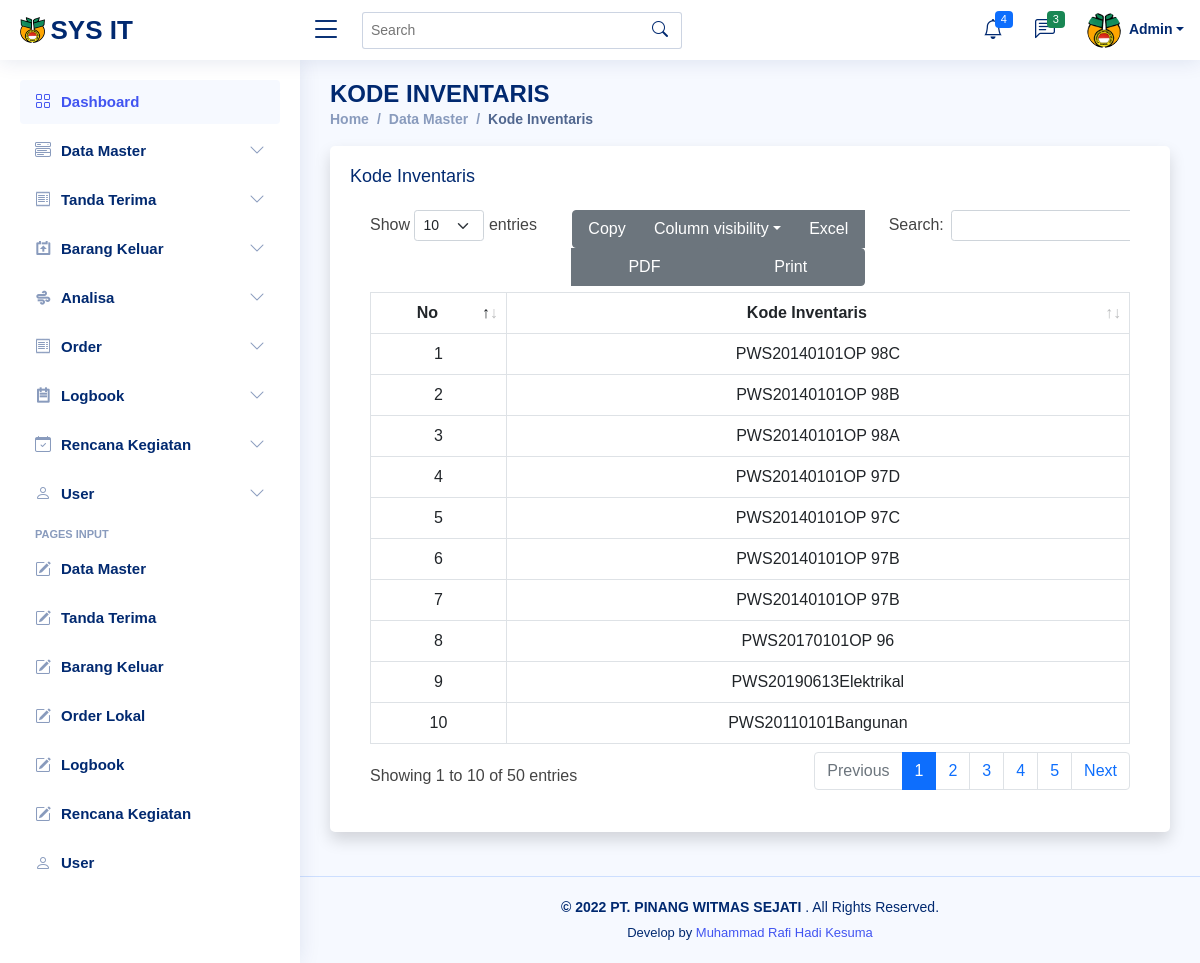
Page /kode_inventaris.php (signed in) on the committed database.
### tables this page shows
CREATE TABLE `users` (
  `id` int(11) NOT NULL,
  `nama` text NOT NULL,
  `username` text NOT NULL,
  `password` text NOT NULL,
  `jabatan` text NOT NULL,
  `level` varchar(20) NOT NULL
);

CREATE TABLE `masters` (
  `id_master` int(11) NOT NULL,
  `divisi` text NOT NULL,
  `type` text NOT NULL,
  `merk` text NOT NULL,
  `tgl_beli` date NOT NULL,
  `user` text NOT NULL,
  `mainboard` text NOT NULL,
  `processor` text NOT NULL,
  `ram` text NOT NULL,
  `harddisk` text NOT NULL,
  `casing` text NOT NULL,
  `wdw_edition` text NOT NULL,
  `wdw_version` text NOT NULL,
  `licenses_pc` text NOT NULL,
  `office` text NOT NULL,
  `licenses_office` text NOT NULL,
  `other_spec` text NOT NULL,
  `status` text NOT NULL,
  `age` text NOT NULL,
  `ups` text NOT NULL,
  `printer` text NOT NULL
);

### kode_inventaris.php (the view, shortened to what this page needs)
<?php require 'header.php'; ?>
<?php require 'sidebar.php'; ?>
<body>
    <main id="main" class="main">
        <div class="pagetitle">
            <h1>KODE INVENTARIS</h1>
            <nav>
                <ol class="breadcrumb">
                    <li class="breadcrumb-item"><a href="home.php">Home</a></li>
                    <li class="breadcrumb-item"><a href="tables_master.php">Data Master</a></li>
                    <li class="breadcrumb-item active">Kode Inventaris</li>
                </ol>
            </nav>
        </div>
        <section class="section">
            <div class="card shadow mb-4">
                <div class="col-lg-12">
                    <div class="card-body">
                        <h5 class="card-title">Kode Inventaris</h5>
                        <div class="card-body">
                            <div class="table-responsive">
                                <table class="table table-bordered" id="dataTable" width="100%" cellspacing="1">
                                    <thead>
                                        <tr>
                                            <th style="text-align: center;">No</th>
                                            <th style="text-align: center;">Kode Inventaris</th>
                                        </tr>
                                    </thead>
                                    <tbody>
                                        <?php
                                        require 'config.php';
                                        $number = 1;
                                        $query = mysqli_query($koneksi, " SELECT * FROM masters ORDER BY id_master DESC");
                                        while ($read = mysqli_fetch_array($query)) {
                                            $tgl = str_replace('-', '', $read['tgl_beli']);
                                            $divisi = $read['divisi'];
                                            $inventaris = 'PWS' . '' . $tgl . '' . $divisi;
                                        ?>
                                            <tr>
                                                <td style="text-align: center; size: 10px;"><?php echo $number++; ?></td>
                                                <td style="text-align: center;"><?php echo $inventaris; ?></td>
                                            </tr>
                                        <?php } ?>
                                    </tbody>
                                </table>
                            </div>
                        </div>
                    </div>
                </div>
        </section>
    </main>
    <?php require 'footer.php'; ?>

### header.php (shortened to what this page needs)
<!DOCTYPE html>
<html lang="en">
<head>
  <link rel="stylesheet" href="assets/css/bootstrap.min.css" />
  <link rel="stylesheet" href="assets/css/select2.min.css" />
  <link rel="stylesheet" href="assets/css/select2-bootstrap-5-theme.min.css" />
  <link rel="stylesheet" href="assets/css/select2-bootstrap-5-theme.rtl.min.css" />
  <link href="assets/css/css.css" rel="stylesheet">
  <link href="assets/vendor/bootstrap/css/bootstrap.min.css" rel="stylesheet">
  <link href="assets/vendor/bootstrap-icons/bootstrap-icons.css" rel="stylesheet">
  <link href="assets/vendor/boxicons/css/boxicons.min.css" rel="stylesheet">
  <link href="assets/vendor/quill/quill.snow.css" rel="stylesheet">
  <link href="assets/vendor/quill/quill.bubble.css" rel="stylesheet">
  <link href="assets/vendor/remixicon/remixicon.css" rel="stylesheet">
  <link href="assets/vendor/simple-datatables/style.css" rel="stylesheet">
  <link rel="stylesheet" href="assets/css/dataTables.bootstrap5.min.css">
  <link rel="stylesheet" href="assets/css/buttons.bootstrap5.min.css">
  <link href="assets/css/style.css" rel="stylesheet">
</head>
<body>
  <header id="header" class="header fixed-top d-flex align-items-center">
    <div class="d-flex align-items-center justify-content-between">
      <a href="home.php" class="logo d-flex align-items-center">
        <img src="assets/img/logo-new.png" alt="">
        <span class="d-none d-lg-block">SYS IT</span>
      </a>
      <i class="bi bi-list toggle-sidebar-btn"></i>
    </div>
    <div class="search-bar">
      <form class="search-form d-flex align-items-center" method="POST" action="#">
        <input type="text" name="query" placeholder="Search" title="Enter search keyword">
        <button type="submit" title="Search"><i class="bi bi-search"></i></button>
      </form>
    </div>
    <nav class="header-nav ms-auto">
      <ul class="d-flex align-items-center">
        <li class="nav-item dropdown">
          <a class="nav-link nav-icon" href="#" data-bs-toggle="dropdown">
            <i class="bi bi-bell"></i>
            <span class="badge bg-primary badge-number">4</span>
          </a>
        </li>
        <li class="nav-item dropdown">
          <a class="nav-link nav-icon" href="#" data-bs-toggle="dropdown">
            <i class="bi bi-chat-left-text"></i>
            <span class="badge bg-success badge-number">3</span>
          </a>
        </li>
        <?php
        require 'config.php';
        $id = $_SESSION['id'];
        $query = mysqli_query($koneksi, " SELECT * FROM users WHERE id='$id'");
        while ($read = mysqli_fetch_array($query)) {
        ?>
          <li class="nav-item dropdown pe-3">
            <a class="nav-link nav-profile d-flex align-items-center pe-0" href="#" data-bs-toggle="dropdown">
              <img src="assets/img/logo-new.png" alt="Profile" class="rounded-circle">
              <span class="d-none d-md-block dropdown-toggle ps-2"><?php echo $read['nama'] ?></span>
            </a>
          </li>
      </ul>
    </nav>
  <?php } ?>
  </header>

### assets/css/style.css (style rules this page uses)
:root { scroll-behavior: smooth; }
body { font-family: "Open Sans", sans-serif; background: #f6f9ff; color: #444444; }
a { color: #4154f1; text-decoration: none; }
h1, h2, h3, h4, h5, h6 { font-family: "Nunito", sans-serif; }
#main { margin-top: 60px; padding: 20px 30px; transition: all 0.3s; }
.pagetitle { margin-bottom: 10px; }
.pagetitle h1 { font-size: 24px; margin-bottom: 0; font-weight: 600; color: #012970; }
.card { margin-bottom: 30px; border: none; border-radius: 5px; box-shadow: 0px 0 30px rgba(1, 41, 112, 0.1); }
.card-title { padding: 20px 0 15px 0; font-size: 18px; font-weight: 500; color: #012970; font-family: "Poppins", sans-serif; }
.card-body { padding: 0 20px 20px 20px; }
.breadcrumb { font-size: 14px; font-family: "Nunito", sans-serif; color: #899bbd; font-weight: 600; }
.breadcrumb a { color: #899bbd; transition: 0.3s; }
.breadcrumb .breadcrumb-item::before { color: #899bbd; }
.breadcrumb .active { color: #51678f; font-weight: 600; }
.logo { line-height: 1; }
@media (min-width: 1200px) { .logo { width: 280px; } }
.logo img { max-height: 26px; margin-right: 6px; }
.logo span { font-size: 26px; font-weight: 700; color: #012970; font-family: "Nunito", sans-serif; }
.header { transition: all 0.5s; z-index: 997; height: 60px; box-shadow: 0px 2px 20px rgba(1, 41, 112, 0.1); background-color: #fff; padding-left: 20px; }
.header .toggle-sidebar-btn { font-size: 32px; padding-left: 10px; cursor: pointer; color: #012970; }
.header .search-bar { min-width: 360px; padding: 0 20px; }
.header .search-form { width: 100%; }
.header .search-form input { border: 0; font-size: 14px; color: #012970; border: 1px solid rgba(1, 41, 112, 0.2); padding: 7px 38px 7px 8px; border-radius: 3px; transition: 0.3s; width: 100%; }
.header .search-form button { border: 0; padding: 0; margin-left: -30px; background: none; }
.header .search-form button i { color: #012970; }
.header-nav ul { list-style: none; }
.header-nav > ul { margin: 0; padding: 0; }
.header-nav .nav-icon { font-size: 20px; color: #012970; }
.header-nav .nav-profile { color: #012970; }
.header-nav .nav-profile img { max-height: 36px; }
.header-nav .nav-profile span { font-size: 14px; font-weight: 600; }
.header-nav .badge-number { position: absolute; inset: 4px 6px auto auto; font-weight: normal; font-size: 11px; padding: 3px 6px; }
@media (min-width: 1200px) { #main, #footer { margin-left: 300px; } }

### rows in the picture
users: nama "Admin"
masters: inventaris "PWS20140101OP 98C"
masters: inventaris "PWS20140101OP 98B"
masters: inventaris "PWS20140101OP 98A"
masters: inventaris "PWS20140101OP 97D"
masters: inventaris "PWS20140101OP 97C"
masters: inventaris "PWS20140101OP 97B"
masters: inventaris "PWS20140101OP 97B"
masters: inventaris "PWS20170101OP 96"
masters: inventaris "PWS20190613Elektrikal"
masters: inventaris "PWS20110101Bangunan"
